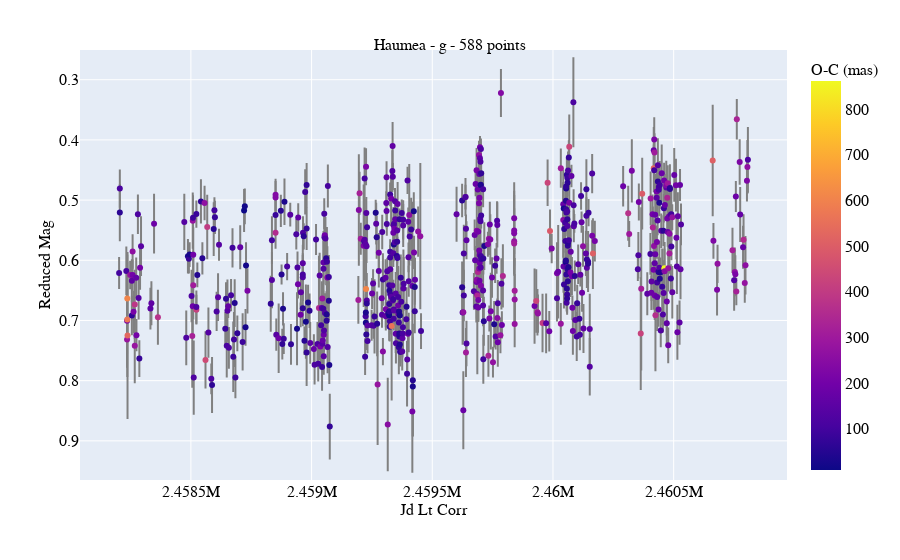

The code cell stored with this chart in its notebook:
### Markdown cell above
## Filter g-sdss

### Code cell
plots.general(filter_code='g',
              show_yerr=True,
              show_color=True,
              # ylim=[0.7,0.2],
              # bkg=False,
              save_path=string+'_general_g.jpg')

### Figure 1 — Plotly figure (JSON) as saved in the notebook; plotly's stock layout.template omitted (floating-point values rounded to 4 significant figures; data arrays with more than 128 entries replaced by an {"elided": "..."} marker saying what was removed)
{"data": [{"cliponaxis": true, "error_y": {"array": {"elided": "588 float values"}, "color": "gray", "type": "data", "width": 1}, "hovertemplate": "jd_lt_corr=%{x}<br>reduced_mag=%{y}<br>O-C (mas)=%{marker.color}<extra></extra>", "legendgroup": "", "marker": {"color": {"elided": "588 float values"}, "coloraxis": "coloraxis", "symbol": "circle"}, "mode": "markers", "name": "", "orientation": "v", "showlegend": false, "type": "scatter", "x": {"elided": "588 float values"}, "xaxis": "x", "y": {"elided": "588 float values"}, "yaxis": "y"}], "layout": {"coloraxis": {"colorbar": {"tickfont": {"color": "black", "family": "serif", "size": 16}, "title": {"font": {"color": "black", "family": "serif", "size": 16}, "text": "O-C (mas)"}}, "colorscale": [[0, "#0d0887"], [0.1111, "#46039f"], [0.2222, "#7201a8"], [0.3333, "#9c179e"], [0.4444, "#bd3786"], [0.5556, "#d8576b"], [0.6667, "#ed7953"], [0.7778, "#fb9f3a"], [0.8889, "#fdca26"], [1, "#f0f921"]]}, "font": {"color": "black", "family": "serif", "size": 16}, "legend": {"tracegroupgap": 0}, "margin": {"t": 50}, "title": {"font": {"color": "black", "family": "serif", "size": 16}, "text": "Haumea - g - 588 points", "x": 0.5, "y": 0.93}, "xaxis": {"anchor": "y", "domain": [0, 1], "tickfont": {"color": "black", "family": "serif", "size": 16}, "title": {"font": {"color": "black", "family": "serif", "size": 16}, "standoff": 4, "text": "Jd Lt Corr"}}, "yaxis": {"anchor": "x", "autorange": false, "domain": [0, 1], "range": [0.965, 0.2506], "tickfont": {"color": "black", "family": "serif", "size": 16}, "title": {"font": {"color": "black", "family": "serif", "size": 16}, "standoff": 4, "text": "Reduced Mag"}}}}
